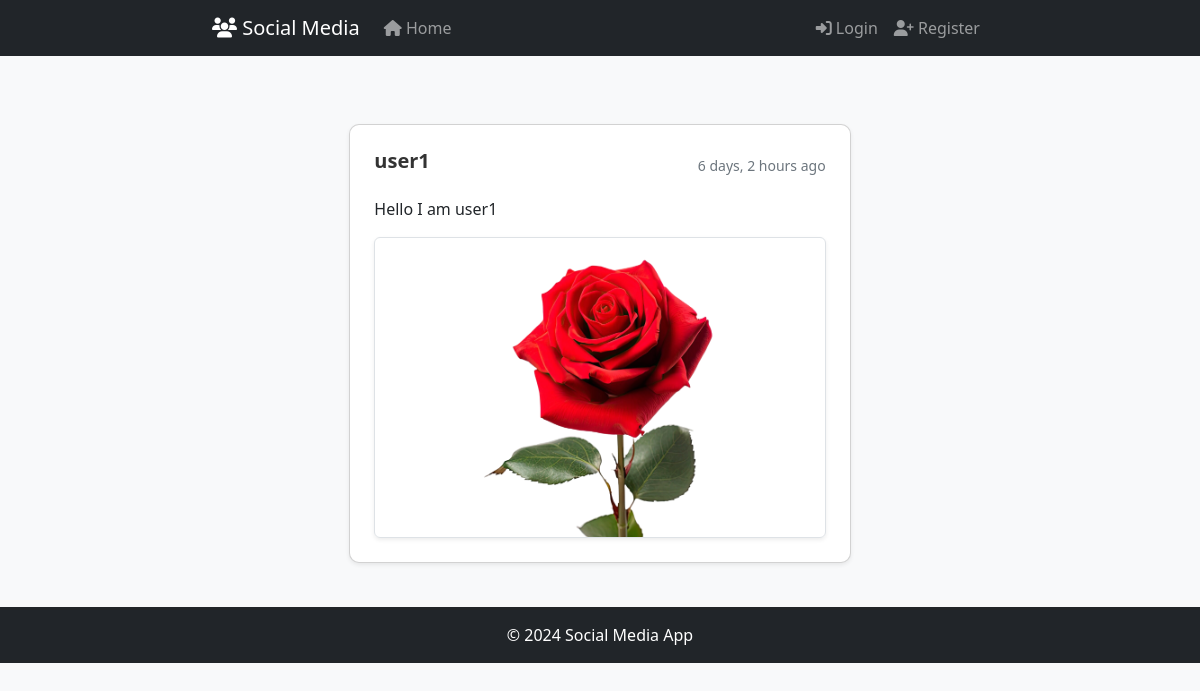
/post/1/, run on an earlier commit of the app's database.
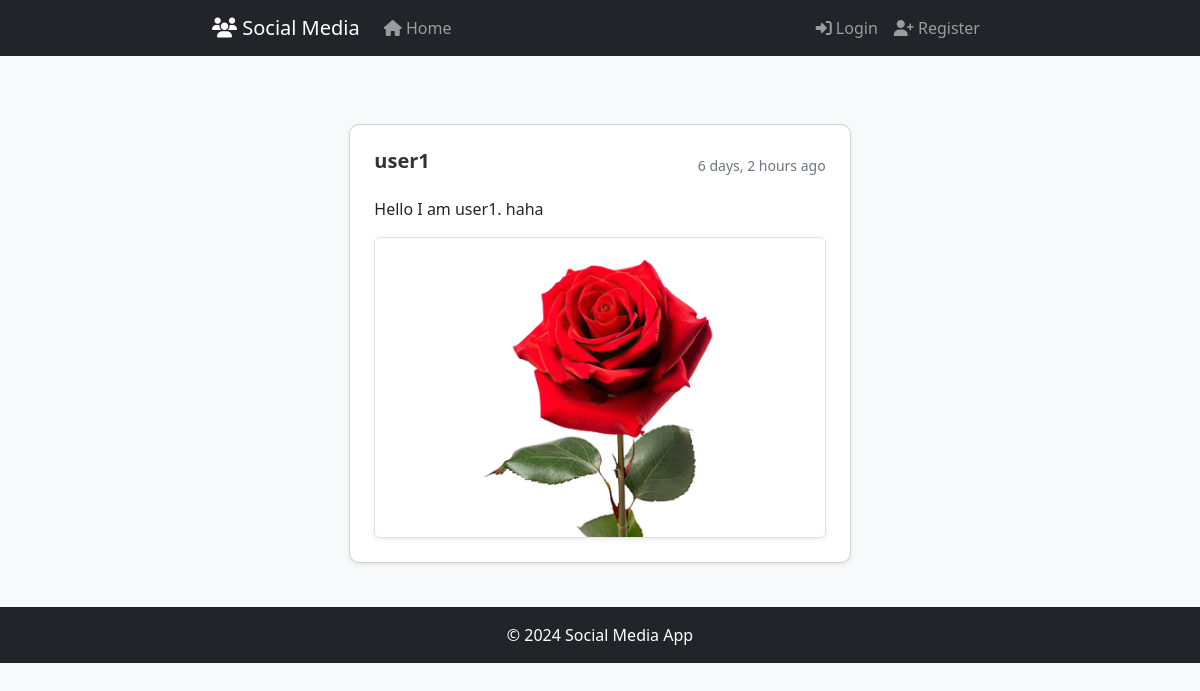
And on a later commit of the database.
### posts/models.py (models this page shows, shortened)
class Post(models.Model):  # Model representing a post in the application
    user = models.ForeignKey(User, on_delete=models.CASCADE)  # User who created the post
    content = models.TextField()  # Content of the post
    image = models.ImageField(upload_to='posts/', blank=True, null=True)  # Optional image for the post
    created_at = models.DateTimeField(auto_now_add=True)  # Timestamp when the post was created
    updated_at = models.DateTimeField(auto_now=True)  # Timestamp when the post was last updated
    class Meta:  # Meta options for the Post model
        ordering = ['-created_at']  # Order posts by creation date, newest first

### posts/views.py (the view)
# urls.py: path('post/<int:pk>/', PostDetailView.as_view(), name='post-detail'),
class PostDetailView(DetailView):  # View for displaying a single post's details
    model = Post

### templates/posts/post_detail.html (shortened to what this page needs)
{% extends 'base.html' %}
{% block content %}
<div class="container py-4">
    <div class="col-md-8 mx-auto">
        <div class="card shadow-sm p-4">
            <div class="d-flex justify-content-between align-items-center mb-2">
                <h5 class="fw-bold">{{ post.user.username }}</h5>
                <small class="text-muted">{{ post.created_at|timesince }} ago</small>
            </div>
            <p class="mt-2">{{ post.content }}</p>
            {% if post.image %}
    <div class="text-center">
        <img src="{{ post.image.url }}" class="img-fluid rounded border shadow-sm" style="max-width: 100%; height: auto; object-fit: cover;" alt="Post image">
    </div>
{% endif %}
        </div>
    </div>
</div>
{% endblock %}

What changed in the data, as far as the page shows it:
changed Post "user1": content "Hello I am user1" → "Hello I am user1. haha"
